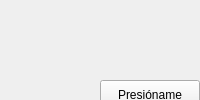
<?xml version="1.0" encoding="UTF-8"?>
<ui version="4.0">
 <class>MainWindow</class>
 <widget class="QMainWindow" name="MainWindow">
  <property name="windowTitle"><string>Ejercicio 1 - IUTAR</string></property>
  <widget class="QWidget" name="centralwidget">
   <widget class="QPushButton" name="pushButton">
    <property name="geometry"><rect><x>100</x><y>80</y><width>100</width><height>30</height></rect></property>
    <property name="text"><string>Presióname</string></property>
   </widget>
  </widget>
 </widget>
</ui>
